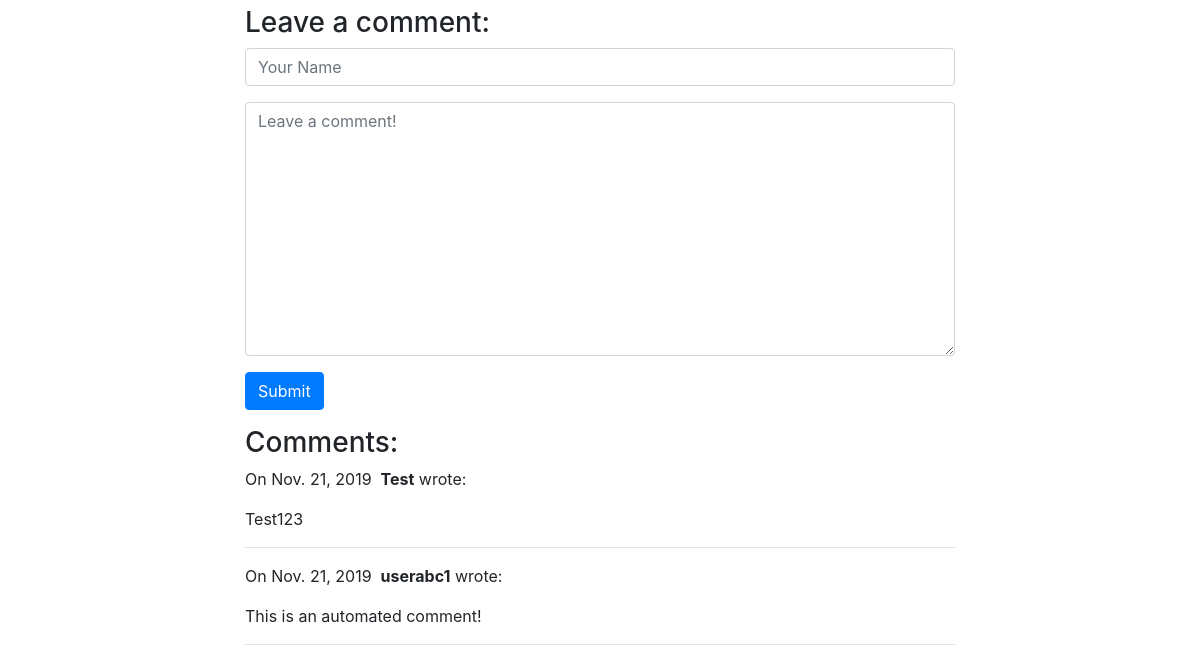
Page /blog/3/ (lower part) on the earlier database version.
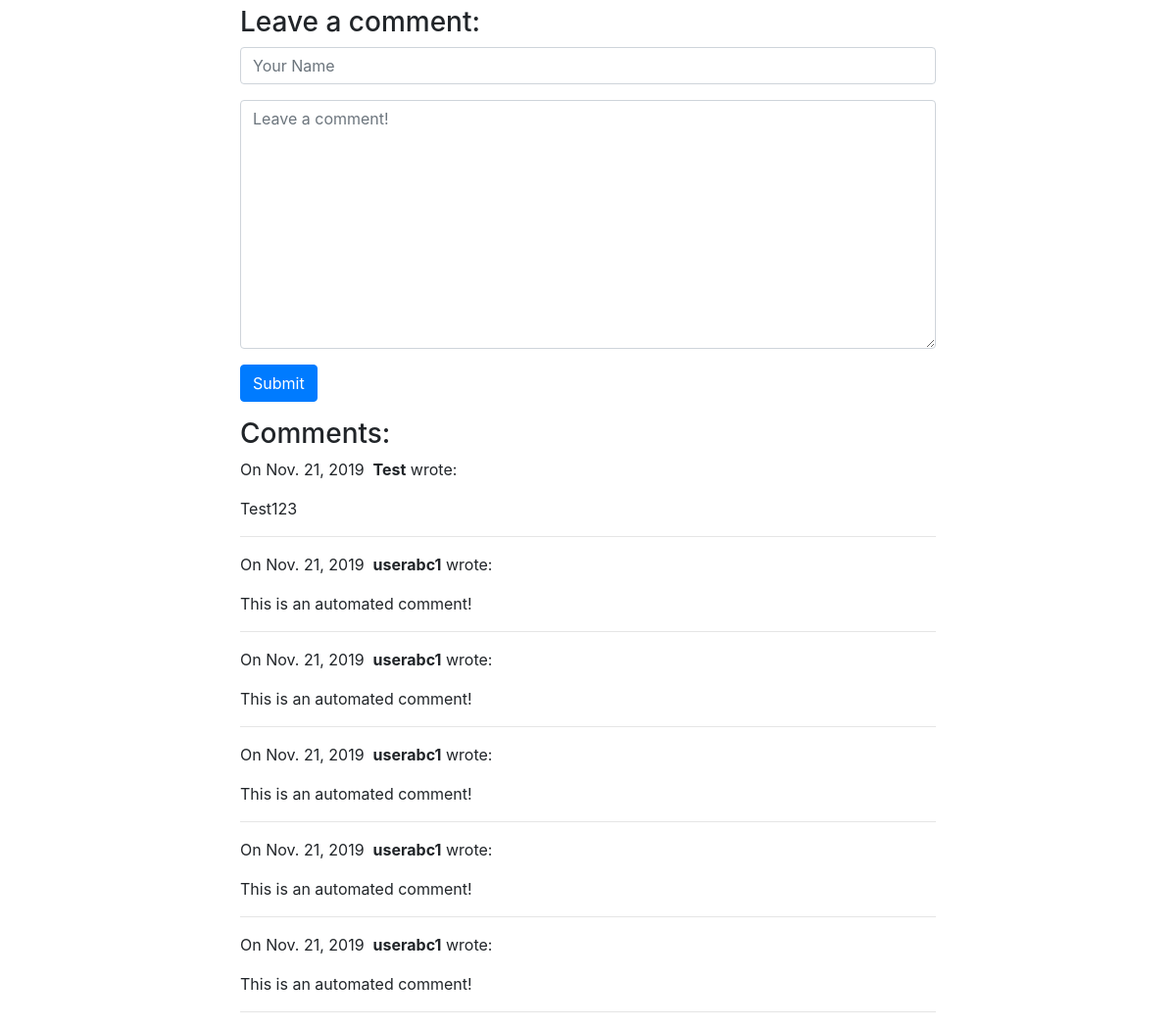
Same page on the later database version.
### blog/models.py (models this page shows)
class Comment(models.Model):
    author = models.CharField(max_length=60)
    body = models.TextField()
    created_on = models.DateTimeField(auto_now_add=True)
    post = models.ForeignKey("Post", on_delete=models.CASCADE)

### blog/views.py (the view, shortened to what this page needs)
# urls.py: path("<int:pk>/", views.blog_detail, name="blog_detail"),
def blog_detail(request, pk):
    post = Post.objects.get(pk=pk)
    comments = Comment.objects.filter(post=post)
    form = CommentForm()
    context = {"post": post, "comments": comments, "form": form}
    return render(request, "blog_detail.html", context)

### blog/forms.py
class CommentForm(forms.Form):
    author = forms.CharField(
        max_length=60,
        widget=forms.TextInput(
            attrs={"class": "form-control", "placeholder": "Your Name"}
        ),
    )
    body = forms.CharField(
        widget=forms.Textarea(
            attrs={"class": "form-control", "placeholder": "Leave a comment!"}
        )
    )

### blog/templates/blog_detail.html (shortened to what this page needs)
{% extends "base.html" %}
{% block page_content %}
<div class="col-md-8 offset-md-2">
    <h3>Leave a comment:</h3>
    <form action="/blog/{{ post.pk }}/" method="post">
        <div class="form-group">
            {{ form.author }}
        </div>
        <div class="form-group" name="comment">
            {{ form.body }}
        </div>
        <button type="submit" class="btn btn-primary">Submit</button>
    </form>
    <h3>Comments:</h3>
    {% for comment in comments %}
    <p>
        On {{comment.created_on.date }}&nbsp;
        <b>{{ comment.author }}</b> wrote:
    </p>
    <p>{{ comment.body }}</p>
    <hr>
    {% endfor %}
</div>
{% endblock %}

### personal_portfolio/templates/base.html (shortened to what this page needs)
<link rel="stylesheet" href="https://stackpath.bootstrapcdn.com/bootstrap/4.1.3/css/bootstrap.min.css">
<div class="container">
    {% block page_content %}{% endblock %}
</div>

Differences in the rows shown:
added Comment: created_on "Nov. 21, 2019", author "userabc1", body "This is an automated comment!"
added Comment: created_on "Nov. 21, 2019", author "userabc1", body "This is an automated comment!"
added Comment: created_on "Nov. 21, 2019", author "userabc1", body "This is an automated comment!"
added Comment: created_on "Nov. 21, 2019", author "userabc1", body "This is an automated comment!"
